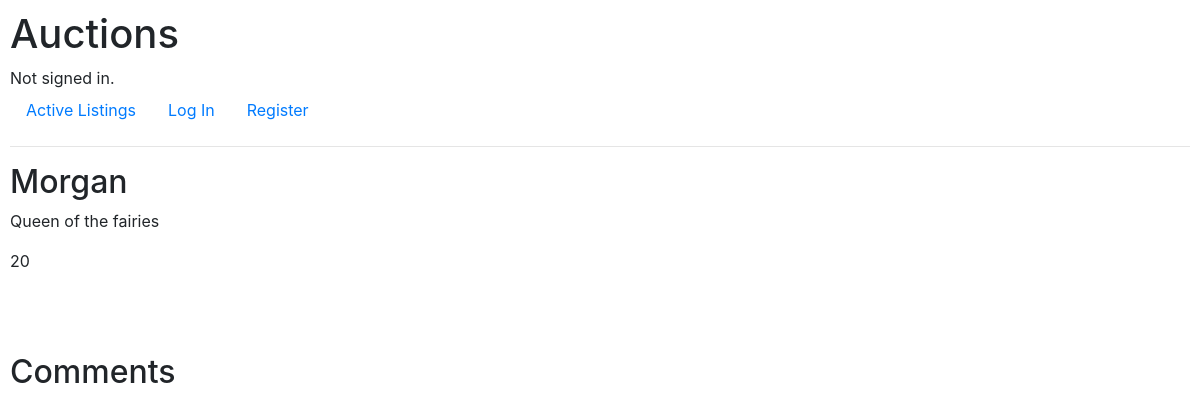
The app's page /auctions/Morgan, older data.
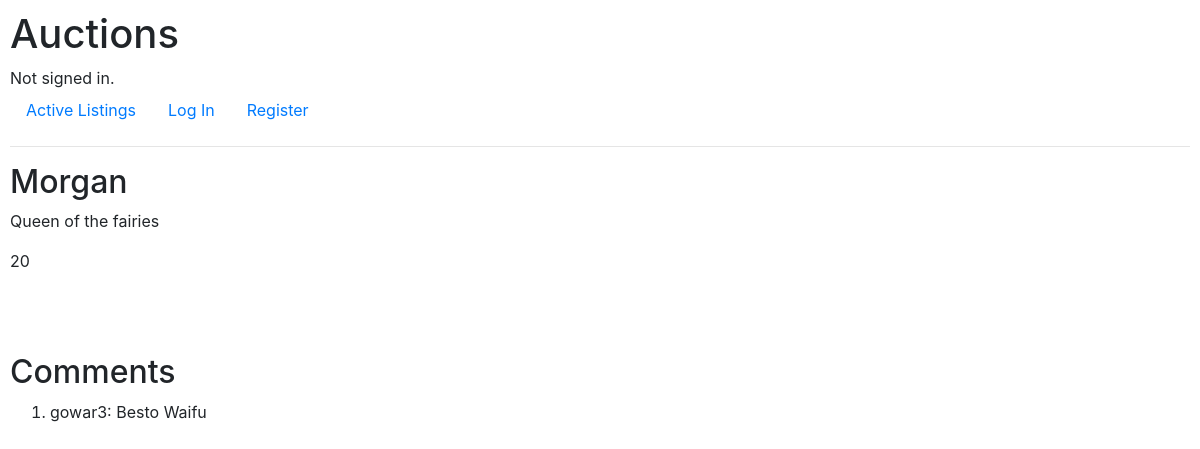
The same page, newer data.
### auctions/models.py (models this page shows)
class Comment(models.Model):
    poster = models.CharField(max_length=64)
    comment = models.CharField(max_length=128)
    listing = models.CharField(max_length=64)
    listings = models.ManyToManyField(Listing, blank=True, related_name= "comments")
    def __str__(self):
        return f"{self.poster}: {self.comment}"

### auctions/views.py (the view, shortened to what this page needs)
# urls.py: path("<str:listing>", views.listing, name="listing"),
def listing(request, listing):
    if "comments" not in request.session:
        request.session["comments"] = ()
    if "bids" not in request.session:
        request.session["bids"] = ()
    listing = Listing.objects.get(title = listing)
    username = request.user.username
    return render(request, "auctions/listing.html", {
        "listing": listing,
        "comments": listing.comments.all(),
        "bids": listing.bids.all()
    })

### auctions/templates/auctions/listing.html (shortened to what this page needs)
{% extends 'auctions/layout.html' %}
{% block body %}
        <h2>{{ listing.title }}</h2>
        <p>{{ listing.description }}</p>
        <label>{{ listing.price }}</label>
        <br>
        <br>
        <br>
    <br>
    <h2>Comments</h2>
    <ol>
    {% for comment in comments %}
        <li>{{ comment }}</li>
    {% endfor %}
    </ol>
{% endblock %}

Row changes from the older to the newer data that the page shows:
added Comment: poster+comment "gowar3: Besto Waifu"
